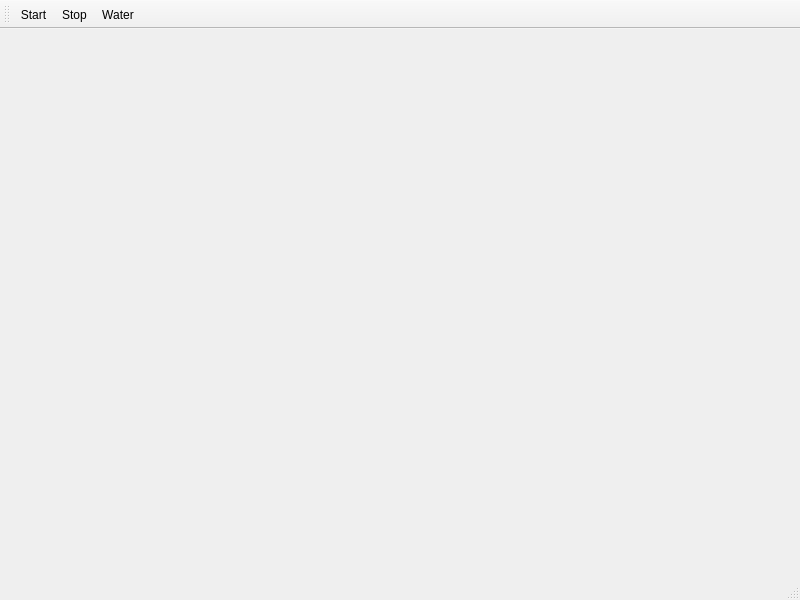
<?xml version="1.0" encoding="UTF-8"?>
<ui version="4.0">
 <class>EvoGeoCaptureClass</class>
 <widget class="QMainWindow" name="EvoGeoCaptureClass">
  <property name="geometry">
   <rect>
    <x>0</x>
    <y>0</y>
    <width>800</width>
    <height>600</height>
   </rect>
  </property>
  <property name="sizePolicy">
   <sizepolicy hsizetype="Preferred" vsizetype="Preferred">
    <horstretch>0</horstretch>
    <verstretch>0</verstretch>
   </sizepolicy>
  </property>
  <property name="windowTitle">
   <string>EvoGeoCapture</string>
  </property>
  <widget class="QWidget" name="centralWidget">
   <property name="sizePolicy">
    <sizepolicy hsizetype="Preferred" vsizetype="Preferred">
     <horstretch>0</horstretch>
     <verstretch>0</verstretch>
    </sizepolicy>
   </property>
   <property name="minimumSize">
    <size>
     <width>128</width>
     <height>256</height>
    </size>
   </property>
  </widget>
  <widget class="QToolBar" name="mainToolBar">
   <attribute name="toolBarArea">
    <enum>TopToolBarArea</enum>
   </attribute>
   <attribute name="toolBarBreak">
    <bool>false</bool>
   </attribute>
   <addaction name="actionStart"/>
   <addaction name="actionStop"/>
   <addaction name="actionWater"/>
  </widget>
  <widget class="QStatusBar" name="statusBar"/>
  <action name="actionStart">
   <property name="text">
    <string>Start</string>
   </property>
  </action>
  <action name="actionStop">
   <property name="text">
    <string>Stop</string>
   </property>
  </action>
  <action name="actionWater">
   <property name="text">
    <string>Water</string>
   </property>
  </action>
 </widget>
 <layoutdefault spacing="6" margin="11"/>
 <resources>
  <include location="main_window.qrc"/>
 </resources>
 <connections/>
</ui>
